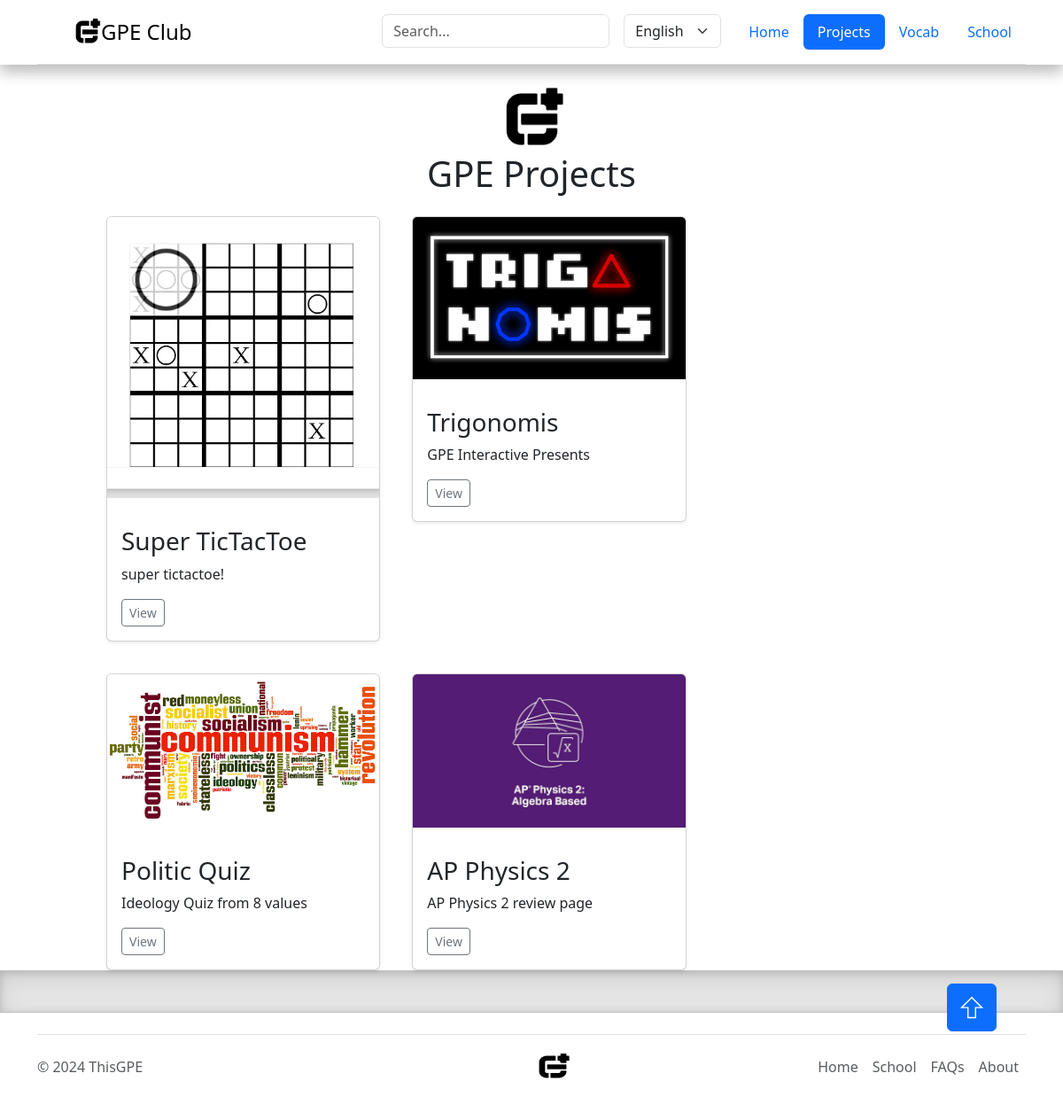
Page /en/projects/search/ on the committed database.
### gpeclub/models.py (models this page shows)
class Project(models.Model):
    project_id = models.IntegerField()
    project_name = models.CharField(max_length=64)
    project_url = models.CharField(max_length=64, default='')
    project_author = models.CharField(max_length=64)
    project_version = models.CharField(max_length=32)
    project_cover = models.CharField(max_length=256, default='imgs/logo.png')
    project_description = models.TextField()

### gpeclub/search.py (the view)
# urls.py: path('projects/search/', search.search_project_by_name,name = 'search'),
def search_project_by_name(request):
    objects = Project.objects.all()
    query = request.GET.get('query','')
    filtered_objects = objects.filter(
        Q(project_name__icontains=query)
        )[:15]
    print(filtered_objects)
    content = {'projects': filtered_objects,
               'query':query,}
    return HttpResponse(render(request, 'search.html', content))

### templates/search.html (shortened to what this page needs)
<!doctype html>
<html lang="en" data-bs-theme="auto">
  <head>
      {% load static %}
      {% load i18n %}
    <link rel="stylesheet" href="https://cdn.jsdelivr.net/npm/@docsearch/css@3">
  <link href="{% static 'assets/dist/css/bootstrap.min.css' %}" rel="stylesheet">
      <link href="{% static 'basestyles.css' %}" rel="stylesheet">
    <link href="{% static 'heroes.css' %}" rel="stylesheet">
  </head>
  <body>
<main>
<div class="shadow" style="width:100%;">
    <div class="button1">
        <a href="#0" class="btn btn-primary">
            <svg t="1735554699762" class="icon" viewBox="0 0 1024 1024" version="1.1" xmlns="http://www.w3.org/2000/svg" p-id="4238" width="30" height="40"><path d="M960 541.4H682.3v389.3H341.7V541.4H64l448-448 448 448zM633.6 882V492.7h208.9L512 162.2 181.5 492.7h208.9V882h243.2z" fill="#ffffff" p-id="4239"></path></svg>
        </a>
    </div>
    <div class="shadow" style="width:100%;">
        <div class="container" >
            <header class="d-flex flex-wrap justify-content-center py-3 mb-4 border-bottom ">
                <a href="/" class="d-flex align-items-center mb-3 mb-md-0 me-md-auto link-body-emphasis text-decoration-none">
                    <svg class="bi me-2" width="32" height="32">
                        <img src="{% static 'imgs/logo.png' %}" width="32" height="32" loading="lazy">
                    </svg>
                    <span class="fs-4">{% trans "name" %}</span>
                </a>
                <form class="col-12 col-lg-auto mb-3 mb-lg-0 me-lg-3" role="search" action="projects/search/" method="get">
                    <div style="display:flex;" class="">
                        <input type="search" class="form-control" placeholder="{% trans "Search..." %}" aria-label="Search" name="query" value="{{ query }}"/>
                    </div>
                </form>
                <ul class="nav nav-pills ">
                    {% get_current_language as CURRENT_LANGUAGE %}
                    {% get_available_languages as AVAILABLE_LANGUAGES %}
                    <form action="{% url 'set_language' %}" method="post" style = "padding-right: 15px">
                      <select name="language" class="form-select" onchange="this.form.submit()" >
                        {% get_current_language as CURRENT_LANGUAGE %}
                        {% get_available_languages as AVAILABLE_LANGUAGES %}
                        {% for lang_code, lang_name in AVAILABLE_LANGUAGES %}
                          <option value="{{ lang_code }}" {% if lang_code == CURRENT_LANGUAGE %}selected{% endif %}>
                            {{ lang_name }}
                          </option>
                        {% endfor %}
                      </select>
                    </form>
                    <li class="nav-item"><a href="../../" class="nav-link" aria-current="page">{% trans "Home" %}</a></li>
                    <li class="nav-item"><a href="#" class="nav-link active">{% trans "Projects" %}</a></li>
                    <li class="nav-item"><a href="../../vocab/" class="nav-link">{% trans "Vocab" %}</a></li>
                    <li class="nav-item"><a href="../school/" class="nav-link">{% trans "School" %}</a></li>
                </ul>
            </header>
        </div>
    </div>
</div>
    <div class="align-content-center text-center mb-3 border-3">
        <h1>
        {% if query == "" %}
            <div class="align-content-center text-center"><img src="{% static 'imgs/logo.png' %}" width="75px" height="75px"/></div>
            GPE {% trans "Projects" %}
        {% else %}
            "{{ query }}" Results
        {% endif %}
        </h1>
    </div>
    <div class="row row-cols-1 row-cols-sm-2 row-cols-md-3 g-3" style="padding-left:10%; padding-right:10%; grid-gap: 20px;">
        {% for project in projects %}
        <div class="col">
            <div class="card shadow-sm">
                <a href="../../{{ project.project_url }}">
                    <img src="{% static '/' %}{{ project.project_cover }}" class="bd-placeholder-img card-img-top" width="100%" height="50%"/>
                </a>
                <div class="card-body">
                    <p class="card-text">
                    <h3>{{ project.project_name }}</h3>
                    {{ project.project_description }}
                    </p>
                    <div class="d-flex justify-content-between align-items-center">
                        <div class="btn-group">
                            <a href="../../{{ project.project_url }}"><button type="button" class="btn btn-sm btn-outline-secondary">View</button></a>
                        </div>
                    </div>
                </div>
            </div>
        </div>
        {% endfor %}
    </div>
    <div class="b-example-divider"></div>
<div class="" style="width:100%; padding-bottom:0; margin-bottom:0;">
<div class="container">
    <footer class="d-flex flex-wrap justify-content-between align-items-center py-3 my-4 border-top">
        <p class="col-md-4 mb-0 text-body-secondary">&copy; 2024 ThisGPE</p>
        <a href="/" class="col-md-4 d-flex align-items-center justify-content-center mb-3 mb-md-0 me-md-auto link-body-emphasis text-decoration-none">
            <svg class="bi me-2" width="40" height="32">
                <img src="{% static 'imgs/logo.png' %}" width="40" height="32" loading="lazy">
            </svg>
        </a>
        <ul class="nav col-md-4 justify-content-end">
            <li class="nav-item"><a href="../../" class="nav-link px-2 text-body-secondary">Home</a></li>
            <li class="nav-item"><a href="../school/" class="nav-link px-2 text-body-secondary">School</a></li>
            <li class="nav-item"><a href="#" class="nav-link px-2 text-body-secondary">FAQs</a></li>
            <li class="nav-item"><a href="../about/" class="nav-link px-2 text-body-secondary">About</a></li>
        </ul>
    </footer>
</div>
</div>
</main>
    </body>
</html>

### static/basestyles.css (style rules this page uses)
.b-example-divider { width: 100%; height: 3rem; background-color: rgba(0, 0, 0, .1); border: solid rgba(0, 0, 0, .15); border-width: 1px 0; box-shadow: inset 0 .5em 1.5em rgba(0, 0, 0, .1), inset 0 .125em .5em rgba(0, 0, 0, .15); }

### templates/search.html (style rules this page uses)
.button1 { position: fixed; bottom: 100px; right: 75px; }

### rows in the picture
Project: project_cover (picture), project_name "Super TicTacToe", project_description "super tictactoe!"
Project: project_cover (picture), project_name "Trigonomis", project_description "GPE Interactive Presents"
Project: project_cover (picture), project_name "Politic Quiz", project_description "Ideology Quiz from 8 values"
Project: project_cover (picture), project_name "AP Physics 2", project_description "AP Physics 2 review page"

### other values in the picture
form field language "English"
